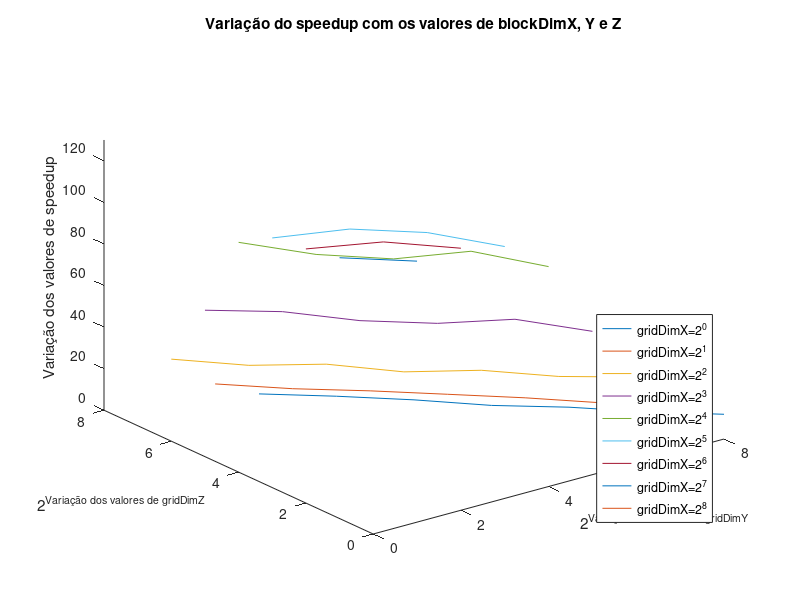

Recreate this plot in MATLAB.
s1 = [11.31930393 11.92946899 11.9188641 10.97216778 11.84751916 11.34225466 11.90437601];
s2 = [21.82899628 21.25748503 21.96093163 22.04051013 22.07362885 21.36500754 21.34441088];
s3 = [39.46272666 38.20838454 40.50213823 38.5346371 41.03029457 39.78675645 41.25825025];
s4 = [70.43874371 71.48418491 68.88942774 69.31203931 73.01900765 68.9425684];
s5 = [110.538201 106.4479638 106.0250095 111.4480667 105.7844991];
s6 = [120.0858369 126.1056247 126.1485616 121.1563169];
s7 = [122.2508591 127.358897 126.0515021];
s8 = [125.4615715 125.5465066];
s9 = [126.6609516];
x = [0 1 2 3 4 5 6 7 8];
y = [8 7 6 5 4 3 2 1 0];
plot3(x(3:9),y(3:9),s1,x(2:8),y(3:9),s2,x(1:7),y(3:9),s3,x(1:6),y(4:9),s4,x(1:5),y(5:9),s5,x(1:4),y(6:9),s6,x(1:3),y(7:9),s7,x(1:2),y(8:9),s8,x(1:1),y(9:9),s9)
title('Variação do speedup com os valores de blockDimX, Y e Z')
xlabel('2^{Variação dos valores de gridDimY}')
ylabel('2^{Variação dos valores de gridDimZ}')
zlabel('Variação dos valores de speedup')
axis([0 8 0 8 0 130])
legend({'gridDimX=2^0','gridDimX=2^1','gridDimX=2^2','gridDimX=2^3','gridDimX=2^4','gridDimX=2^5','gridDimX=2^6','gridDimX=2^7','gridDimX=2^8'},'Location','southeast')